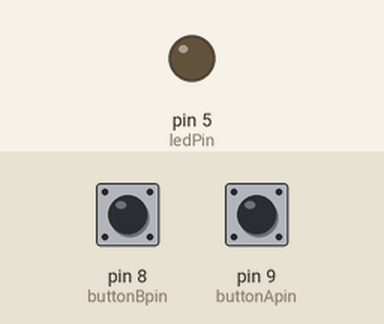
Simulated run of this sketch. Board: Arduino Uno, built with avr-gcc and run on an emulated ATmega328P. Parts: output pins drawn as LEDs (lit = HIGH). The test bench sets the inputs (shaded band); at power-on: pin 9 (buttonApin) HIGH, pin 8 (buttonBpin) LOW.

Above: at 1.2 s.
1.3 s: pin 9 (buttonApin) pulled LOW for 0.15 s
At 1.8 s:
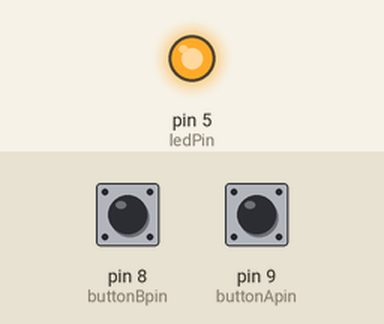
2.9 s: pin 8 (buttonBpin) pulled HIGH for 0.15 s
At 4.1 s:
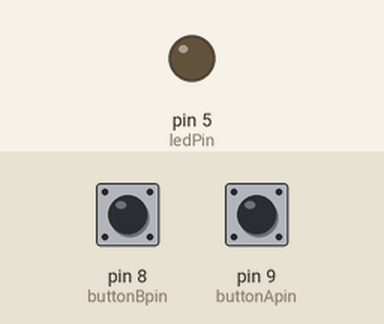
4.5 s: pin 9 (buttonApin) pulled LOW for 1 s
At 5.4 s:
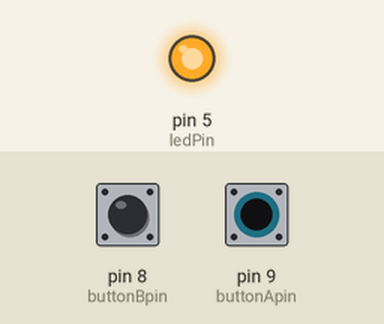
7.0 s: pin 8 (buttonBpin) driven HIGH and pin 9 (buttonApin) driven LOW
At 7.6 s:
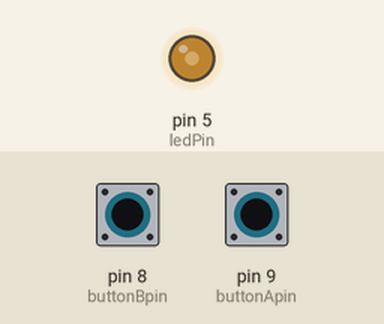
8.5 s: pin 8 (buttonBpin) driven LOW
At 9.5 s:
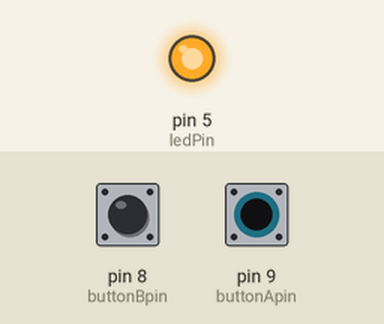
Timing chart, 0 to 11.0 s (numbered marks = the images above; inputs shaded):
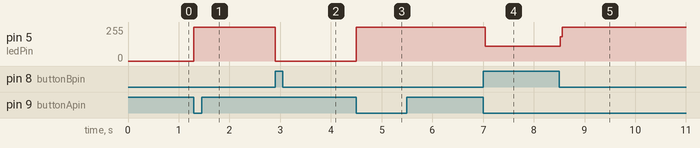

Measured:
- after the input at 1.3 s, pin 5 (ledPin): 0/255 → 255/255 at once
- after the input at 2.9 s, pin 5 (ledPin): 255/255 → 0/255 at once
- after the input at 4.5 s, pin 5 (ledPin): 0/255 → 255/255 at once
- after the input at 7.0 s, pin 5 (ledPin): 255/255 → 109/255 at once
- after the input at 8.5 s, pin 5 (ledPin): 109/255 → 255/255 at once

The sketch:

Input.ino
```cpp
int ledPin = 5;
int buttonApin = 9;
int buttonBpin = 8;

void setup()
{
  pinMode(ledPin, OUTPUT);
  pinMode(buttonApin, INPUT);
 }

void loop()
{
  if (digitalRead(buttonApin) == LOW)
  {
    digitalWrite(ledPin, HIGH);
  }

    if (digitalRead(buttonBpin) == HIGH)
  {
    digitalWrite(ledPin, LOW);
  }


}
```
